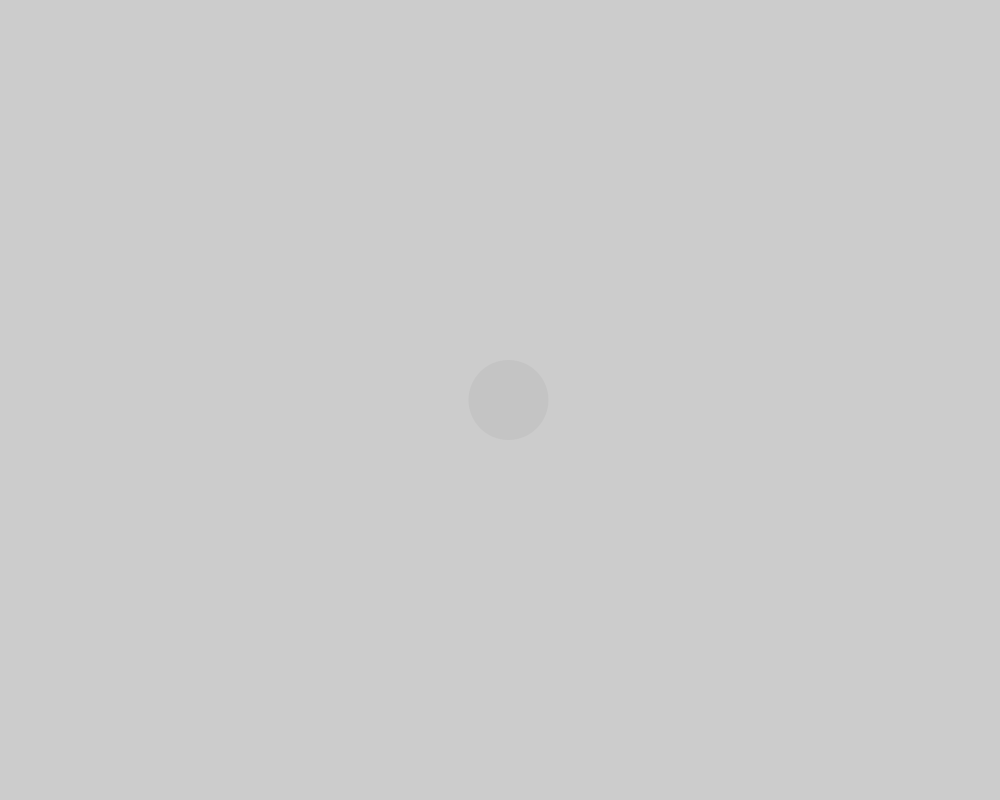
Frame 1 (no input)
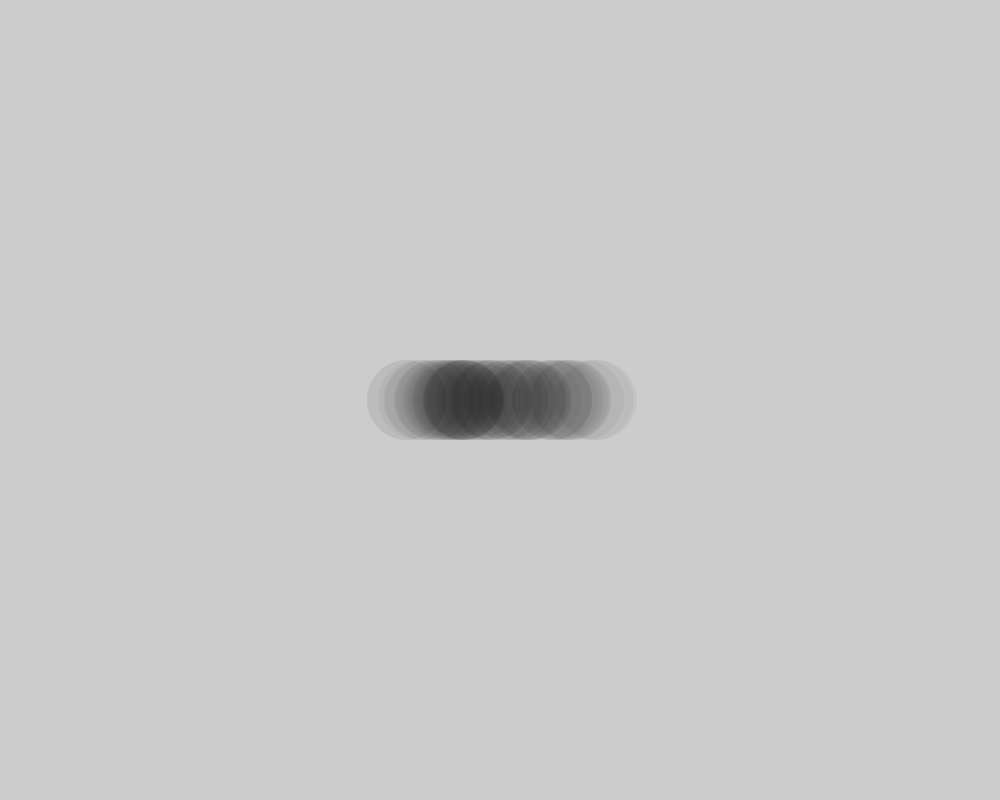
Frame 60 (the mouse pressed at the canvas centre just before this capture)
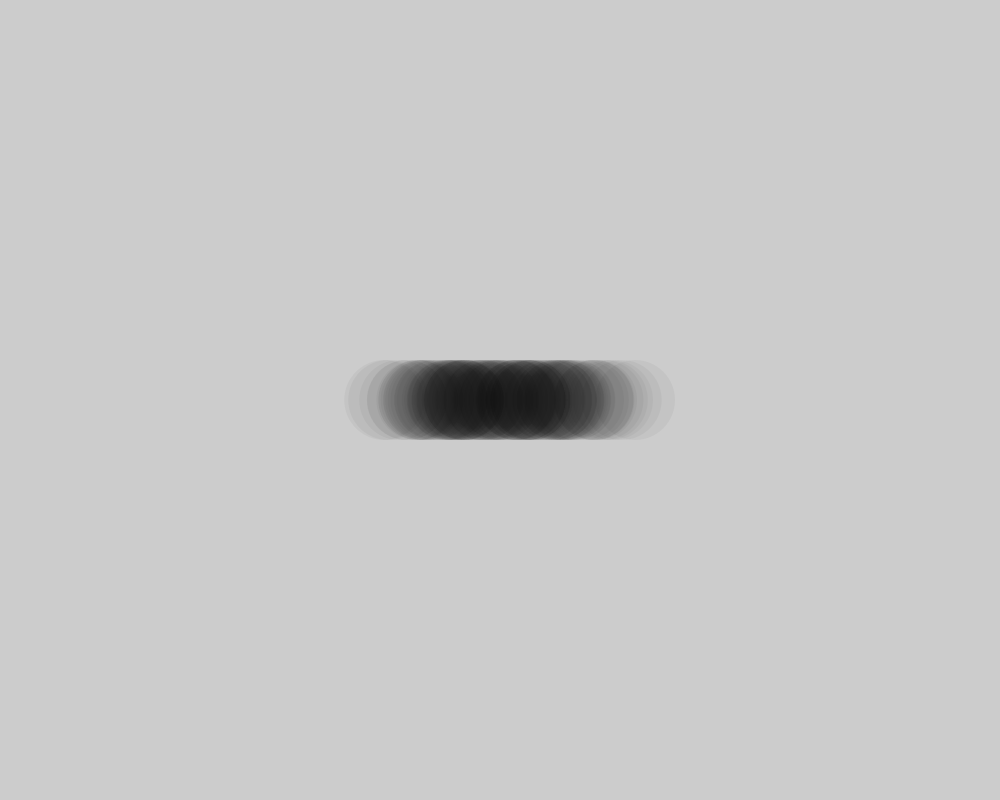
Frame 120 (the mouse held since frame 60 and released just before this capture)

The Processing sketch that drew these frames (run headless with seeded random() and noise(); from frame 60 on, the mouse is pressed at the canvas centre):

// Processing sketch: Normal_distribution
// ── Normal_distribution.pde
float diration;
float step=60;
float x=500;
void setup()
{
  noStroke();
 size(1000,800);
 fill(2,10);
 }
void draw()
{
 diration= randomGaussian();
 ellipse(x+diration*step,400,80,80);
}
